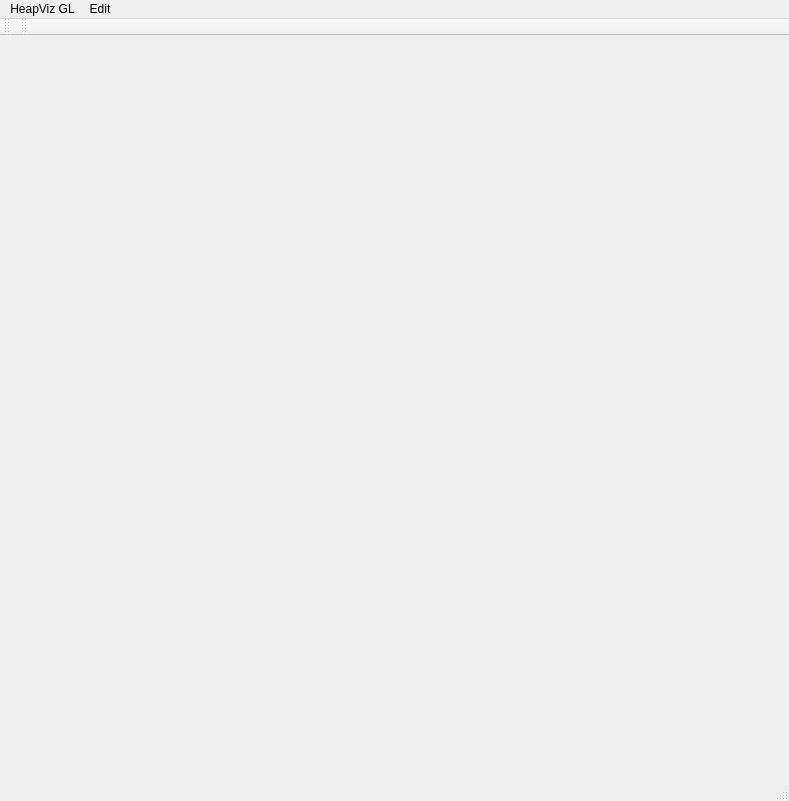
<?xml version="1.0" encoding="UTF-8"?>
<ui version="4.0">
 <class>HeapVizWindow</class>
 <widget class="QMainWindow" name="HeapVizWindow">
  <property name="geometry">
   <rect>
    <x>0</x>
    <y>0</y>
    <width>789</width>
    <height>801</height>
   </rect>
  </property>
  <property name="windowTitle">
   <string>HeapVizWindow</string>
  </property>
  <widget class="QWidget" name="centralWidget">
   <layout class="QGridLayout" name="gridLayout">
    <item row="0" column="0">
     <widget class="GLHeapDiagram" name="heap_diagram" native="true">
      <property name="mouseTracking">
       <bool>true</bool>
      </property>
     </widget>
    </item>
   </layout>
  </widget>
  <widget class="QMenuBar" name="menuBar">
   <property name="geometry">
    <rect>
     <x>0</x>
     <y>0</y>
     <width>789</width>
     <height>28</height>
    </rect>
   </property>
   <widget class="QMenu" name="menuHeapViz_GL">
    <property name="title">
     <string>HeapViz GL</string>
    </property>
    <addaction name="actionOpen_File"/>
    <addaction name="actionReload_File"/>
   </widget>
   <widget class="QMenu" name="menuTest">
    <property name="title">
     <string>Edit</string>
    </property>
    <addaction name="actionHighlight_blocks_with_size"/>
   </widget>
   <addaction name="menuHeapViz_GL"/>
   <addaction name="menuTest"/>
  </widget>
  <widget class="QToolBar" name="mainToolBar">
   <attribute name="toolBarArea">
    <enum>TopToolBarArea</enum>
   </attribute>
   <attribute name="toolBarBreak">
    <bool>false</bool>
   </attribute>
  </widget>
  <widget class="QStatusBar" name="statusBar"/>
  <widget class="QToolBar" name="toolBar">
   <property name="windowTitle">
    <string>toolBar</string>
   </property>
   <attribute name="toolBarArea">
    <enum>TopToolBarArea</enum>
   </attribute>
   <attribute name="toolBarBreak">
    <bool>false</bool>
   </attribute>
  </widget>
  <action name="actionOpen_File">
   <property name="text">
    <string>Load File</string>
   </property>
  </action>
  <action name="actionHighlight_blocks_with_size">
   <property name="text">
    <string>Highlight blocks in size range</string>
   </property>
  </action>
  <action name="actionReload_File">
   <property name="text">
    <string>Reload File</string>
   </property>
  </action>
 </widget>
 <layoutdefault spacing="6" margin="11"/>
 <customwidgets>
  <customwidget>
   <class>GLHeapDiagram</class>
   <extends>QWidget</extends>
   <header>glheapdiagram.h</header>
   <container>1</container>
   <slots>
    <signal>blockClicked(bool,HeapBlock)</signal>
    <slot>setZRotation()</slot>
    <slot>setYRotation()</slot>
    <slot>setXRotation()</slot>
   </slots>
  </customwidget>
 </customwidgets>
 <resources/>
 <connections>
  <connection>
   <sender>heap_diagram</sender>
   <signal>blockClicked(bool,HeapBlock)</signal>
   <receiver>HeapVizWindow</receiver>
   <slot>blockClicked(bool,HeapBlock)</slot>
   <hints>
    <hint type="sourcelabel">
     <x>86</x>
     <y>73</y>
    </hint>
    <hint type="destinationlabel">
     <x>-72</x>
     <y>63</y>
    </hint>
   </hints>
  </connection>
 </connections>
 <slots>
  <slot>blockClicked(bool,HeapBlock)</slot>
 </slots>
</ui>
